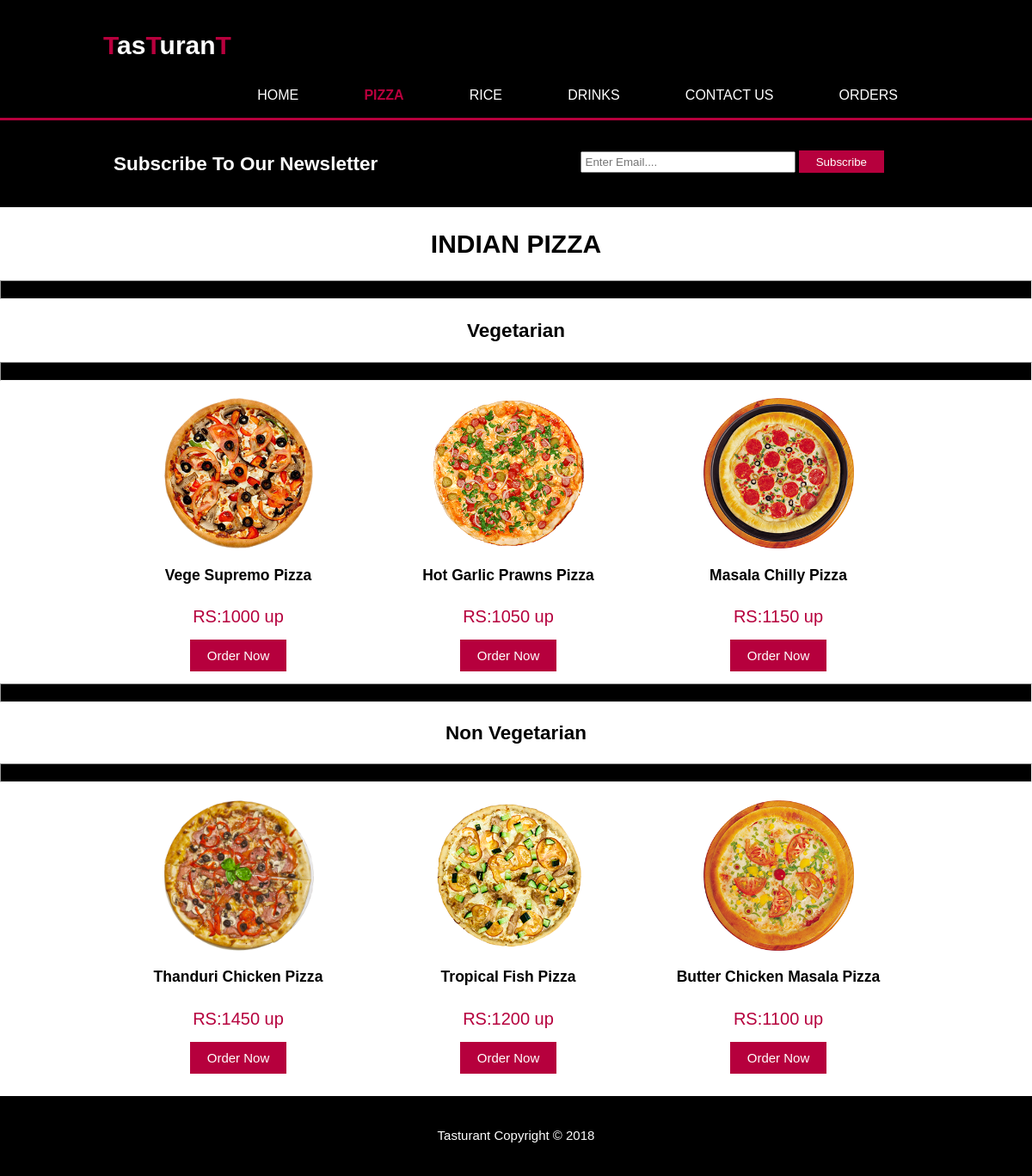
/indian_pizza.php, run on the app's committed database.
### tables this page shows
CREATE TABLE `food` (
  `id` int(5) NOT NULL,
  `item_name` varchar(100) NOT NULL,
  `item_price` int(5) NOT NULL,
  `item_qty` int(5) NOT NULL,
  `item_image` varchar(500) NOT NULL,
  `item_cat1` varchar(100) NOT NULL,
  `item_cat2` varchar(100) NOT NULL,
  `item_cat3` varchar(100) NOT NULL,
  `item_desc` varchar(300) NOT NULL
);

### indian_pizza.php (the view, shortened to what this page needs)
<?php include 'inc/title.php';?>
<?php
    $link=mysqli_connect("localhost","root","");
    mysqli_select_db($link,"tasturant");
?>
<header>
            <div class="container">
                <div id="branding">
                    <h1><span class="highlight">T</span>as<span class="highlight">T</span>uran<span class="highlight">T</span></h1>
                </div>
                <nav>
                    <ul>
                        <li><a href="index.php">Home</a></li>
                        <li class="dropdown current"><a href="#" class="dropbtn">Pizza</a>
                        </li>
                        <li class="dropdown"><a href="#" class="dropbtn">Rice</a>
                        </li>
                        <li><a href="drinks.php">Drinks</a></li>
                        <li><a href="contact.php">Contact Us</a></li>
                        <li><a href="wipe.php" onclick="return  confirm('Do you want to clean cart?')">Orders</a></li>
                    </ul>
                </nav>
            </div>
        </header>
        <?php include 'inc/subscribe.php';?>
        <div><center><h1>INDIAN PIZZA</h1></center></div>
        <hr style=" height:20px; background:black;">
        <section id="services">
                <div><center><h2>Vegetarian</h2></center></div>
                <hr style=" height:20px; background:black;">
                <div class="container">
                <?php
                    $res = mysqli_query($link,"select * from food where item_cat1='Pizza' AND item_cat2='indian' AND item_cat3='vege'");
                    while($row=mysqli_fetch_array($res)){
                ?>
                            <div class="box back1">
                                <img src="admin/<?php echo $row["item_image"];?>">
                                <h3><?php echo $row["item_name"];?></h3>
                                <p class="prize">RS:<?php echo $row["item_price"];?> up</p>
                                <a href="item_desc.php?id=<?php echo $row["id"]; ?>" class="b_food_order">Order Now</a>
                            </div>
                <?php
                    }
                ?>
                </div>
                <hr style=" height:20px; background:black;">
                <div><center><h2>Non Vegetarian</h2></center></div>
                    <hr style=" height:20px; background:black;">
                    <div class="container">
                <?php
                    $res = mysqli_query($link,"select * from food where item_cat1='Pizza' AND item_cat2='indian' AND item_cat3='nonvege'");
                    while($row=mysqli_fetch_array($res)){
                ?>
                            <div class="box back1">
                                <img src="admin/<?php echo $row["item_image"];?>">
                                <h3><?php echo $row["item_name"];?></h3>
                                <p class="prize">RS:<?php echo $row["item_price"];?> up</p>
                                <a href="item_desc.php?id=<?php echo $row["id"]; ?>" class="b_food_order">Order Now</a>
                            </div>
                <?php
                    }
                ?>
                    </div>
            </section>
     <?php include 'inc/footer.php';?>

### css/style.css (style rules this page uses)
body { font: 15px/1.5 Arial, Helvetica, sans-serif; padding: 0; margin: 0; background-color: rgb(255, 255, 255); }
.container { width: 80%; margin: auto; overflow: hidden; }
ul { padding: 0; margin: 0; }
header { background: rgb(0, 0, 0); color: white; padding-top: 30px; min-height: 60px; border-bottom: rgb(182, 0, 61) 3px solid; }
header a { color: white; text-decoration: none; text-transform: uppercase; font-size: 16px; }
header li { display: inline; padding: 0 20px 0 20px; }
header #branding { float: left; }
header #branding h1 { margin: 0; }
header nav { float: right; margin-top: 10px; }
header .highlight, header .current a { color: rgb(184, 0, 61); font-weight: bold; }
li a, .dropbtn { display: inline-block; color: white; text-align: center; padding: 14px 16px; text-decoration: none; }
li.dropdown { display: inline-block; }
#services { margin-top: 20px; }
#services .box { float: left; width: 30%; padding: 13px; text-align: center; }
#services .box img { width: 175px; }
.prize { font-size: 15pt; color: rgb(182, 0, 61); }
.b_food_order { background: rgb(182, 0, 61); border: none; padding-left: 20px; padding-right: 20px; color: white; text-decoration: none; padding-top: 10px; padding-bottom: 10px; }

### data on the page
food: item_image (picture), item_name "Vege Supremo Pizza", item_price "1000"
food: item_image (picture), item_name "Hot Garlic Prawns Pizza", item_price "1050"
food: item_image (picture), item_name "Masala Chilly Pizza", item_price "1150"
food: item_image (picture), item_name "Thanduri Chicken Pizza", item_price "1450"
food: item_image (picture), item_name "Tropical Fish Pizza", item_price "1200"
food: item_image (picture), item_name "Butter Chicken Masala Pizza", item_price "1100"
